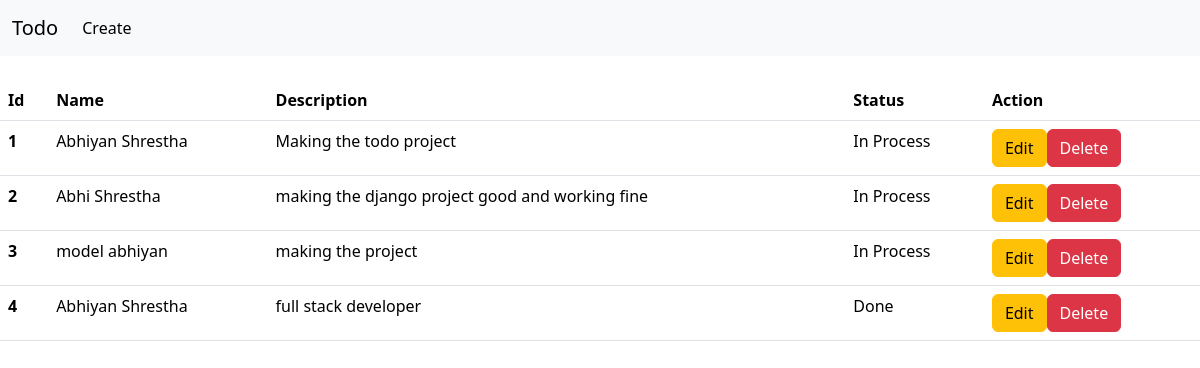
The app's page /, older data.
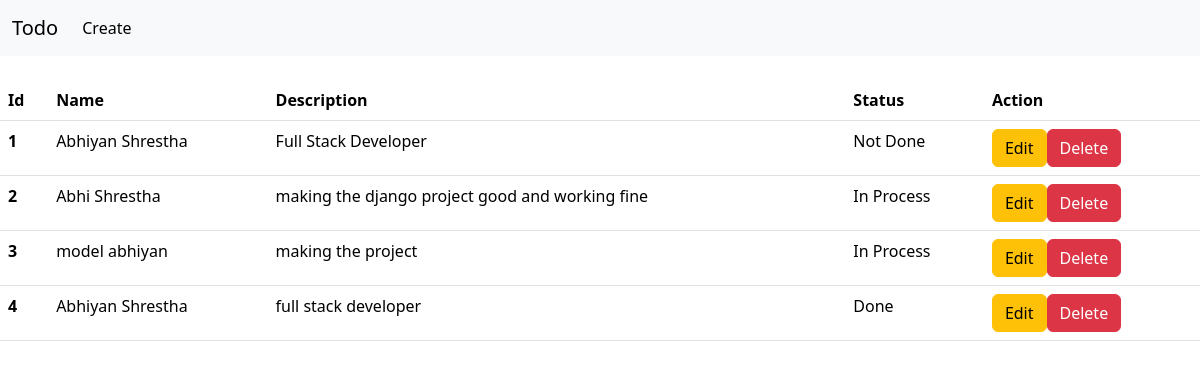
The same page, newer data.
### base/models.py (models this page shows)
class Todo(models.Model):
    name = models.CharField(max_length=255)
    description = models.TextField()
    status = models.CharField(max_length=255)

### base/views.py (the view)
# urls.py: 2. Add a URL to urlpatterns:  path('', views.home, name='home')
def home(request):
    todo_objs = Todo.objects.all()
    data = {'todos': todo_objs}
    return render(request,'index.html',context=data)

### templates/index.html (shortened to what this page needs)
<!DOCTYPE html>
<html>
    <head>
        <link rel="stylesheet" href="">
        <link href="https://cdn.jsdelivr.net/npm/bootstrap@5.3.3/dist/css/bootstrap.min.css" rel="stylesheet">
    </head>
    <body>
      {% include 'nav.html' %}
      <br>
        <table class="table">
            <thead>
              <tr>
                <th scope="col">Id</th>
                <th scope="col">Name</th>
                <th scope="col">Description</th>
                <th scope="col">Status</th>
                <th scope="col">Action</th>
              </tr>
            </thead>
            <tbody>
              {%for todo in todos%}
              <tr>
                <th scope="row">{{todo.id}}</th>
                <td>{{todo.name}}</td>
                <td>{{todo.description}}</td>
                <td>{{todo.status}}</td>
                <td><a href = "{% url 'edit' pk=todo.id %}"><button type="button" class="btn btn-warning">Edit</button></a><a href = "{% url 'delete' pk=todo.id %}"><button class="btn btn-danger">Delete</button></a></td>
              </tr>
              {% endfor %}
            </tbody>
          </table>
    </body>
</html>

Row changes from the older to the newer data that the page shows:
changed Todo id 1: description "Making the todo project" → "Full Stack Developer"; status "In Process" → "Not Done"
